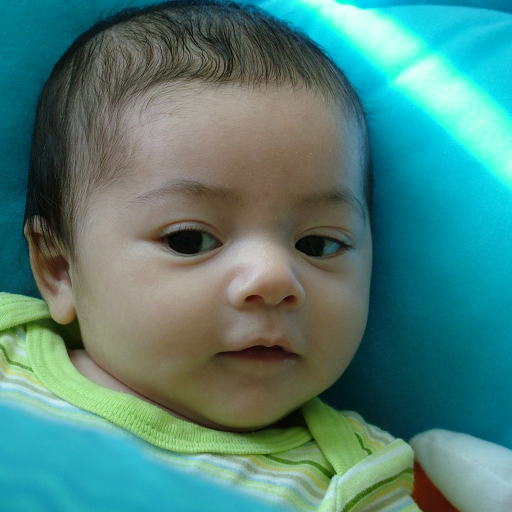
#> input picture volume/initial/color/00000.png, 1024 x 1024 px (shown at 1/2 size); its folder holds only this picture in this run
$ python grayscale.py
#> lines starting #> are read from the running program, lines starting #| are printed output that depends on the picture
import cv2
import glob
import os

color_path = "/Users/william/Downloads/initial/color"
grayscale_path = r"/Users/william/Downloads/initial/grayscale/"

for filename in glob.glob(os.path.join(color_path, '*.png')):
    print(filename)
    img=cv2.imread(filename)
#> img is the input picture: shape (1024, 1024, 3); mean B, G, R 121.7, 129.5, 78
    rl=cv2.resize(img, (256,256))
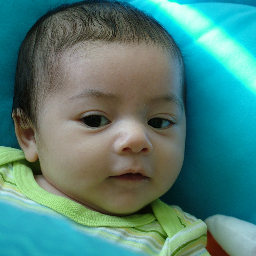
#> rl: shape (256, 256, 3); mean B, G, R 121.8, 129.6, 78.1
    gray_image = cv2.cvtColor(rl, cv2.COLOR_BGR2GRAY)
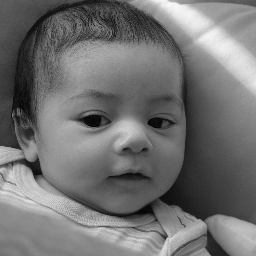
#> gray_image: shape (256, 256); min 3, max 248, mean 113.3
    cv2.imwrite(os.path.join(grayscale_path,filename), gray_image)

$ run again, on volume/initial/color/00004.png
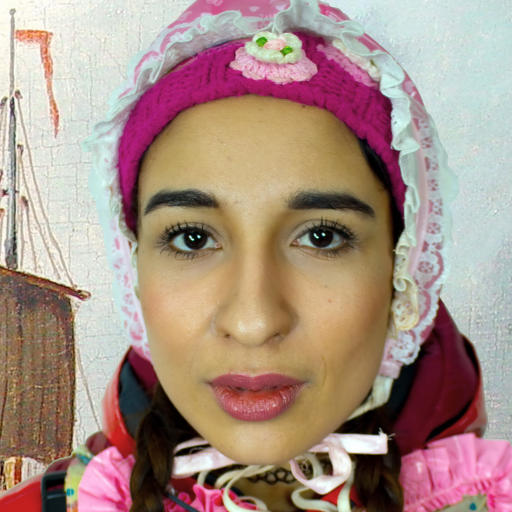
#> input picture volume/initial/color/00004.png, 1024 x 1024 px (shown at 1/2 size)
#> img is the input picture: shape (1024, 1024, 3); mean B, G, R 133.2, 144.2, 168.9
#> `rl=cv2.resize(img, (256,256))`:
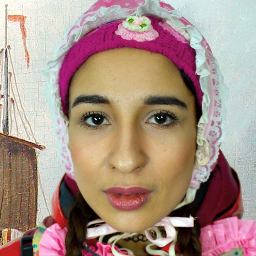
#> rl: shape (256, 256, 3); mean B, G, R 133.3, 144.3, 169.1
#> `gray_image = cv2.cvtColor(rl, cv2.COLOR_BGR2GRAY)`:
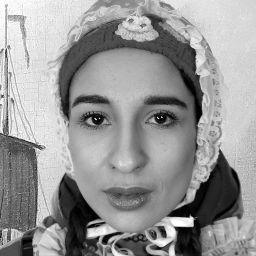
#> gray_image: shape (256, 256); min 0, max 254, mean 150.4

$ run again, on volume/initial/color/00005.png
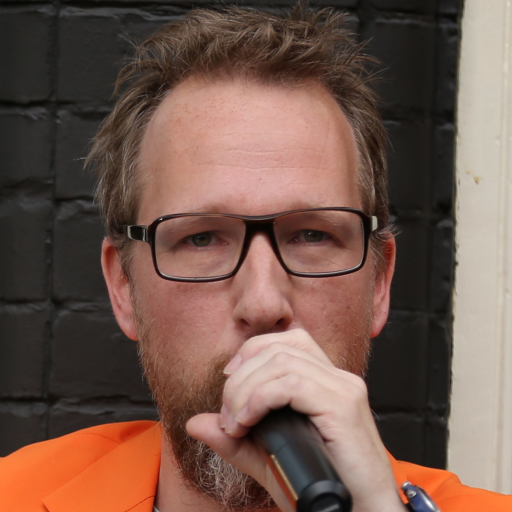
#> input picture volume/initial/color/00005.png, 1024 x 1024 px (shown at 1/2 size)
#> img is the input picture: shape (1024, 1024, 3); mean B, G, R 76.2, 87.4, 115.4
#> `rl=cv2.resize(img, (256,256))`:
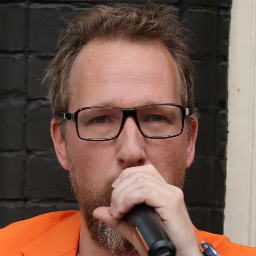
#> rl: shape (256, 256, 3); mean B, G, R 76.4, 87.5, 115.5
#> `gray_image = cv2.cvtColor(rl, cv2.COLOR_BGR2GRAY)`:
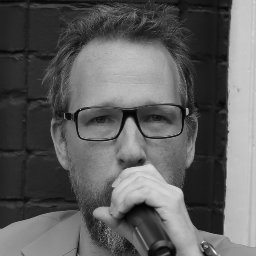
#> gray_image: shape (256, 256); min 3, max 248, mean 94.6

$ run again, on volume/initial/color/00006.png
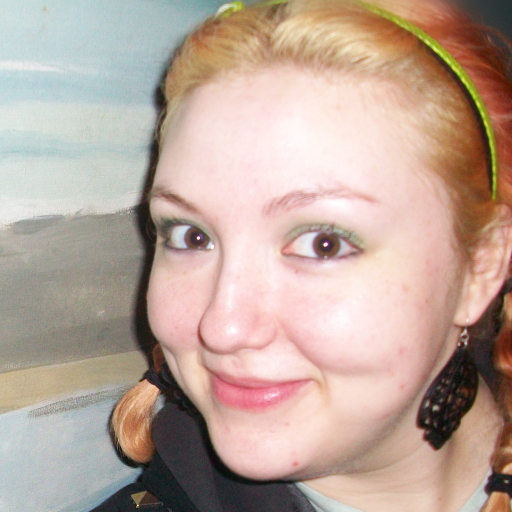
#> input picture volume/initial/color/00006.png, 1024 x 1024 px (shown at 1/2 size)
#> img is the input picture: shape (1024, 1024, 3); mean B, G, R 154.1, 166, 187.7
#> `rl=cv2.resize(img, (256,256))`:
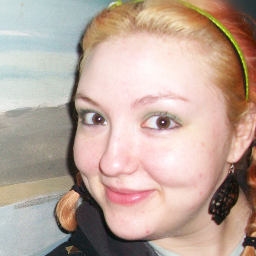
#> rl: shape (256, 256, 3); mean B, G, R 154.2, 166.1, 187.8
#> `gray_image = cv2.cvtColor(rl, cv2.COLOR_BGR2GRAY)`:
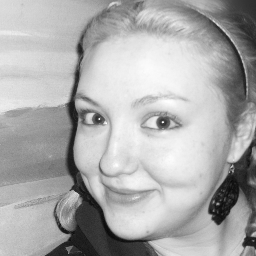
#> gray_image: shape (256, 256); min 8, max 255, mean 171.2

$ run again, on volume/initial/color/00001.png
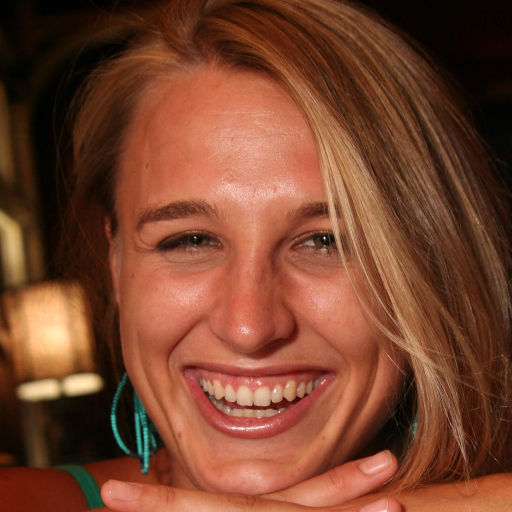
#> input picture volume/initial/color/00001.png, 1024 x 1024 px (shown at 1/2 size)
#> img is the input picture: shape (1024, 1024, 3); mean B, G, R 45.7, 68, 120.1
#> `rl=cv2.resize(img, (256,256))`:
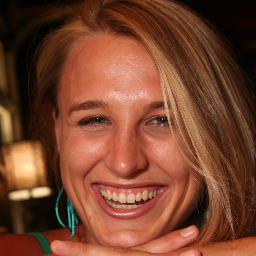
#> rl: shape (256, 256, 3); mean B, G, R 45.9, 68.1, 120.2
#> `gray_image = cv2.cvtColor(rl, cv2.COLOR_BGR2GRAY)`:
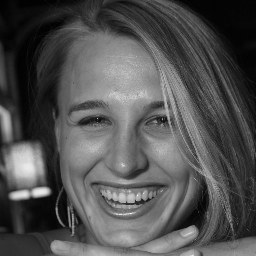
#> gray_image: shape (256, 256); min 0, max 251, mean 81.2
